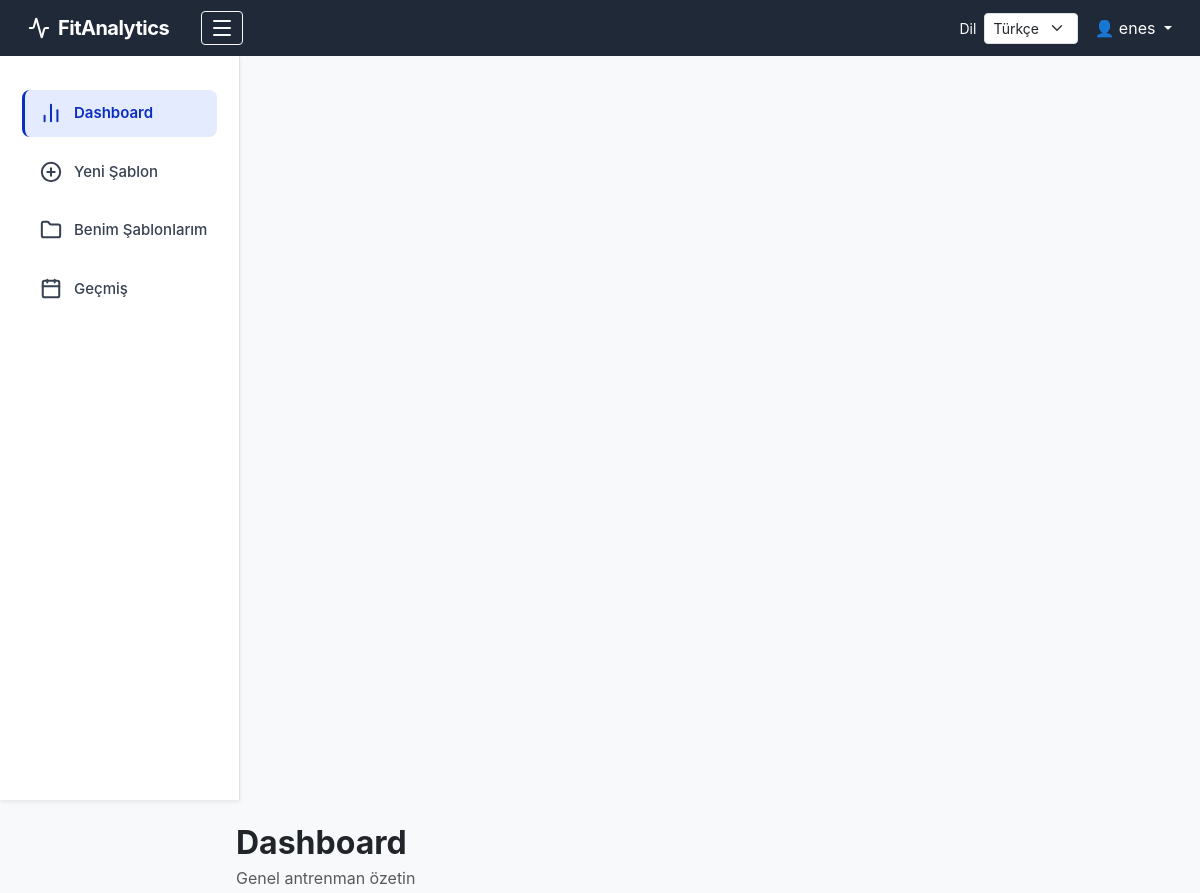
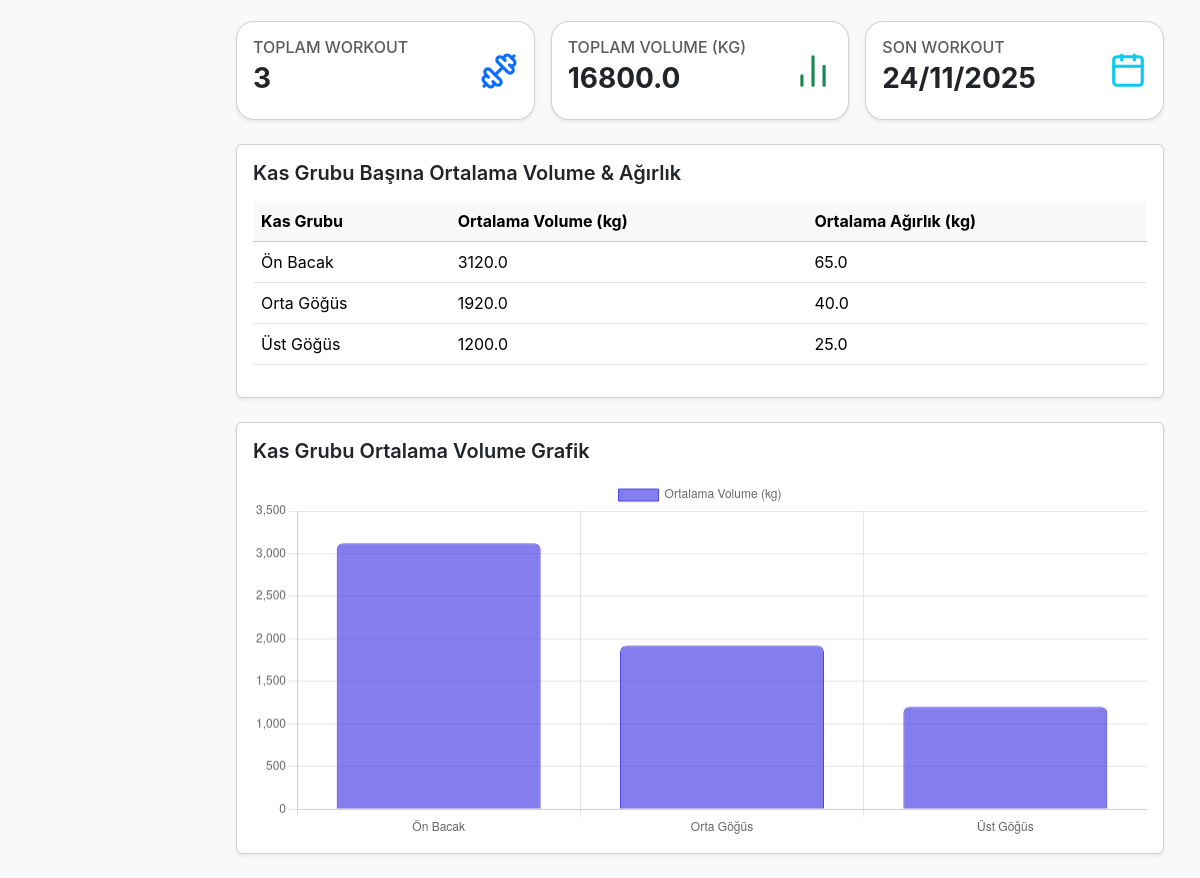
The page / (signed in) on the database its author committed (2 pictures, top to bottom).
### tables this page shows
CREATE TABLE workouts (
    workout_id      INTEGER PRIMARY KEY AUTOINCREMENT,
    user_id         INTEGER NOT NULL,
    workout_date    DATE NOT NULL,
    workout_type    TEXT NOT NULL CHECK (
                        workout_type IN ('push', 'pull', 'legs', 'upper', 'lower', 'full', 'other')
                    ),
    notes           TEXT,
    FOREIGN KEY (user_id) REFERENCES users(user_id)
);

CREATE TABLE muscles (
    muscle_id       INTEGER PRIMARY KEY AUTOINCREMENT,
    code            TEXT UNIQUE NOT NULL,     -- CHEST_UPPER, BACK_LATS...
    primary_region  TEXT NOT NULL,            -- CHEST, BACK, ARMS, LEGS, CORE...
    sub_region      TEXT,                     -- UPPER, LOWER, LATS, OBLIQUES...
    name_en         TEXT NOT NULL,
    name_tr         TEXT NOT NULL
);

### app/blueprints/workouts.py (the view)
@main.route("/")
def dashboard():
    if "user_id" not in session:
        return redirect(url_for("main.login"))
    user_id = session["user_id"]
    conn = get_connection()
    cur = conn.cursor()
    cur.execute("SELECT COUNT(*) FROM workouts WHERE user_id = ?", (user_id,))
    total_workouts = cur.fetchone()[0]
    cur.execute("""
        SELECT SUM(e.sets * e.reps * e.weight_kg)
        FROM exercises e
        JOIN workouts w ON w.workout_id = e.workout_id
        WHERE w.user_id = ?
    """, (user_id,))
    total_volume = cur.fetchone()[0] or 0
    cur.execute("""
        SELECT m.name_tr AS muscle_name,
               AVG(e.sets * e.reps * e.weight_kg) AS avg_volume,
               AVG(e.weight_kg) AS avg_weight
        FROM exercises e
        JOIN muscles m ON m.muscle_id = e.muscle_id
        JOIN workouts w ON w.workout_id = e.workout_id
        WHERE w.user_id = ?
        GROUP BY m.muscle_id
        ORDER BY avg_volume DESC
    """, (user_id,))
    rows = cur.fetchall()
    muscle_stats = [{
        "muscle": r["muscle_name"],
        "avg_volume": float(r["avg_volume"] or 0),
        "avg_weight": float(r["avg_weight"] or 0)
    } for r in rows]
    muscle_labels = [r["muscle_name"] for r in rows]
    muscle_volumes = [float(r["avg_volume"] or 0) for r in rows]
    cur.execute("""
        SELECT workout_date
        FROM workouts
        WHERE user_id = ?
        ORDER BY workout_date DESC
        LIMIT 1
    """, (user_id,))
    last_row = cur.fetchone()
    last_date = last_row["workout_date"] if last_row else None
    conn.close()
    return render_template(
        "dashboard.html",
        total_workouts=total_workouts,
        total_volume=total_volume,
        muscle_stats=muscle_stats,
        muscle_labels=muscle_labels,
        muscle_volumes=muscle_volumes,
        last_workout_date=last_date
    )

### app/database.py (called while the page is built)
def get_connection():
    conn = sqlite3.connect(DB_PATH)
    conn.row_factory = sqlite3.Row
    return conn

### app/templates/dashboard.html
{% extends "layout.html" %}
{% block content %}
<div class="container-fluid">
    <div class="d-flex justify-content-between align-items-center mb-4">
        <div>
            <h2 class="fw-bold mb-1">Dashboard</h2>
            <p class="text-muted mb-0">Genel antrenman özetin</p>
        </div>
    </div>
    <div class="row g-3">
        <div class="col-md-4">
            <div class="card shadow-sm dashboard-card">
                <div class="card-body d-flex justify-content-between align-items-center">
                    <div>
                        <h6 class="text-uppercase text-muted mb-1">Toplam Workout</h6>
                        <h3 class="fw-bold">{{ total_workouts }}</h3>
                    </div>
                    <i data-lucide="dumbbell" class="text-primary" style="width:38px;height:38px;"></i>
                </div>
            </div>
        </div>
        <div class="col-md-4">
            <div class="card shadow-sm dashboard-card">
                <div class="card-body d-flex justify-content-between align-items-center">
                    <div>
                        <h6 class="text-uppercase text-muted mb-1">Toplam Volume (kg)</h6>
                        <h3 class="fw-bold">{{ total_volume }}</h3>
                    </div>
                    <i data-lucide="bar-chart-2" class="text-success" style="width:38px;height:38px;"></i>
                </div>
            </div>
        </div>
        <div class="col-md-4">
            <div class="card shadow-sm dashboard-card">
                <div class="card-body d-flex justify-content-between align-items-center">
                    <div>
                        <h6 class="text-uppercase text-muted mb-1">Son Workout</h6>
                        <h3 class="fw-bold">
                            {% if last_workout_date %}
                                {{ last_workout_date | format_date }}
                            {% else %}
                                -
                            {% endif %}
                        </h3>
                    </div>
                    <i data-lucide="calendar" class="text-info" style="width:38px;height:38px;"></i>
                </div>
            </div>
        </div>
    </div>
    <div class="card shadow-sm mt-4">
        <div class="card-body">
            <h5 class="fw-semibold mb-3">Kas Grubu Başına Ortalama Volume & Ağırlık</h5>
            {% if muscle_stats %}
            <div class="table-responsive">
                <table class="table table-hover align-middle">
                    <thead class="table-light">
                        <tr>
                            <th>Kas Grubu</th>
                            <th>Ortalama Volume (kg)</th>
                            <th>Ortalama Ağırlık (kg)</th>
                        </tr>
                    </thead>
                    <tbody>
                        {% for row in muscle_stats %}
                        <tr>
                            <td>{{ row.muscle }}</td>
                            <td>{{ row.avg_volume | round(2) }}</td>
                            <td>{{ row.avg_weight | round(2) }}</td>
                        </tr>
                        {% endfor %}
                    </tbody>
                </table>
            </div>
            {% else %}
            <p class="text-muted mb-0">Henüz antrenman verisi bulunmuyor.</p>
            {% endif %}
        </div>
    </div>
    <div class="card shadow-sm mt-4">
        <div class="card-body">
            <h5 class="fw-semibold mb-3">Kas Grubu Ortalama Volume Grafik</h5>
            <canvas id="muscleBarChart" height="120"></canvas>
        </div>
    </div>
</div>
<script>
    const muscleLabels = {{ muscle_labels | tojson }};
    const muscleVolumes = {{ muscle_volumes | tojson }};
    const chartCanvas = document.getElementById('muscleBarChart');
    if (chartCanvas && muscleLabels.length) {
        const ctx = chartCanvas.getContext('2d');
        new Chart(ctx, {
            type: 'bar',
            data: {
                labels: muscleLabels,
                datasets: [{
                    label: 'Ortalama Volume (kg)',
                    data: muscleVolumes,
                    backgroundColor: 'rgba(79,70,229,0.7)',
                    borderColor: 'rgba(79,70,229,1)',
                    borderWidth: 1,
                    borderRadius: 6
                }]
            },
            options: {
                responsive: true,
                scales: {
                    y: { beginAtZero: true }
                }
            }
        });
    }
</script>
{% endblock %}

### app/static/style.css (style rules this page uses)
body { background-color: #f4f6fb !important; font-family: 'Inter', sans-serif; }
.dashboard-card { border-radius: 18px !important; transition: 0.18s ease; }

### rows shown on the page
workouts: workout_date "24/11/2025"
muscles: muscle "Ön Bacak", avg_volume "3120.0", avg_weight "65.0"
muscles: muscle "Orta Göğüs", avg_volume "1920.0", avg_weight "40.0"
muscles: muscle "Üst Göğüs", avg_volume "1200.0", avg_weight "25.0"

### other values the page prints
{{ t.language_label }} "Dil"
{{ session["user_name"] }} "enes"
{{ t.nav_dashboard }} "Dashboard"
{{ t.nav_history }} "Geçmiş"
{{ total_workouts }} "3"
{{ total_volume }} "16800.0"
form field language "Türkçe"
chart data {{ muscle_volumes | tojson }} [3120.0, 1920.0, 1200.0]
